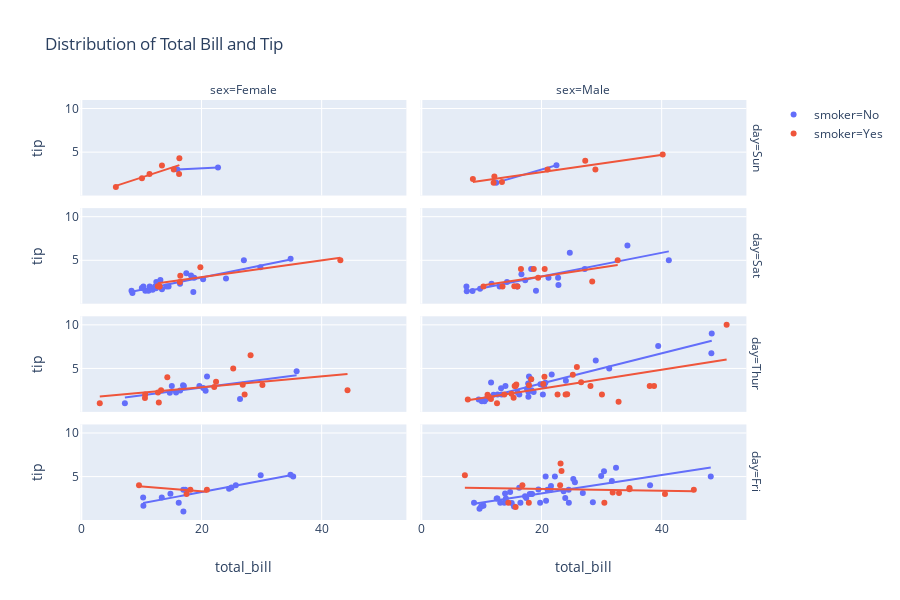

The notebook cell saved with this chart:
### Code cell
#facet for make so many plot
px.scatter(data, x='total_bill', y='tip', color='smoker', marginal_y='box', marginal_x='violin', title='Distribution of Total Bill and Tip', trendline='ols', facet_col='sex', facet_row='day')

### Figure 1 — Plotly figure (JSON) as saved in the notebook; plotly's stock layout.template omitted (floating-point values rounded to 4 significant figures)
{"data": [{"hoverlabel": {"namelength": 0}, "hovertemplate": "smoker=No<br>day=Sun<br>sex=Female<br>total_bill=%{x}<br>tip=%{y}", "legendgroup": "smoker=No", "marker": {"color": "#636efa", "symbol": "circle"}, "mode": "markers", "name": "smoker=No", "showlegend": true, "type": "scatter", "x": [16.99, 24.59, 35.26, 14.83, 10.33, 16.97, 10.29, 34.81, 25.71, 17.31, 29.85, 25, 13.39, 16.21], "xaxis": "x", "y": [1.01, 3.61, 5, 3.02, 1.67, 3.5, 2.6, 5.2, 4, 3.5, 5.14, 3.75, 2.61, 2], "yaxis": "y"}, {"hoverlabel": {"namelength": 0}, "hovertemplate": "<b>OLS trendline</b><br>tip = 0.129611 * total_bill + 0.630239<br>R<sup>2</sup>=0.720152<br><br>smoker=No<br>day=Sun<br>sex=Female<br>total_bill=%{x}<br>tip=%{y} <b>(trend)</b>", "legendgroup": "smoker=No", "marker": {"color": "#636efa", "symbol": "circle"}, "mode": "lines", "name": "smoker=No", "showlegend": false, "type": "scatter", "x": [10.29, 10.33, 13.39, 14.83, 16.21, 16.97, 16.99, 17.31, 24.59, 25, 25.71, 29.85, 34.81, 35.26], "xaxis": "x", "y": [1.964, 1.969, 2.366, 2.552, 2.731, 2.83, 2.832, 2.874, 3.817, 3.871, 3.963, 4.499, 5.142, 5.2], "yaxis": "y"}, {"hoverlabel": {"namelength": 0}, "hovertemplate": "smoker=No<br>day=Sun<br>sex=Male<br>total_bill=%{x}<br>tip=%{y}", "legendgroup": "smoker=No", "marker": {"color": "#636efa", "symbol": "circle"}, "mode": "markers", "name": "smoker=No", "showlegend": false, "type": "scatter", "x": [10.34, 21.01, 23.68, 25.29, 8.77, 26.88, 15.04, 14.78, 10.27, 15.42, 18.43, 21.58, 16.29, 17.46, 13.94, 9.68, 30.4, 18.29, 22.23, 32.4, 28.55, 18.04, 12.54, 9.94, 25.56, 19.49, 38.07, 23.95, 29.93, 14.07, 13.13, 17.26, 24.55, 19.77, 48.17, 16.49, 21.5, 12.66, 13.81, 24.52, 20.76, 31.71, 20.69], "xaxis": "x2", "y": [1.66, 3.5, 3.31, 4.71, 2, 3.12, 1.96, 3.23, 1.71, 1.57, 3, 3.92, 3.71, 2.54, 3.06, 1.32, 5.6, 3, 5, 6, 2.05, 3, 2.5, 1.56, 4.34, 3.51, 4, 2.55, 5.07, 2.5, 2, 2.74, 2, 2, 5, 2, 3.5, 2.5, 2, 3.48, 2.24, 4.5, 5], "yaxis": "y2"}, {"hoverlabel": {"namelength": 0}, "hovertemplate": "<b>OLS trendline</b><br>tip = 0.105547 * total_bill + 0.961838<br>R<sup>2</sup>=0.498942<br><br>smoker=No<br>day=Sun<br>sex=Male<br>total_bill=%{x}<br>tip=%{y} <b>(trend)</b>", "legendgroup": "smoker=No", "marker": {"color": "#636efa", "symbol": "circle"}, "mode": "lines", "name": "smoker=No", "showlegend": false, "type": "scatter", "x": [8.77, 9.68, 9.94, 10.27, 10.34, 12.54, 12.66, 13.13, 13.81, 13.94, 14.07, 14.78, 15.04, 15.42, 16.29, 16.49, 17.26, 17.46, 18.04, 18.29, 18.43, 19.49, 19.77, 20.69, 20.76, 21.01, 21.5, 21.58, 22.23, 23.68, 23.95, 24.52, 24.55, 25.29, 25.56, 26.88, 28.55, 29.93, 30.4, 31.71, 32.4, 38.07, 48.17], "xaxis": "x2", "y": [1.887, 1.984, 2.011, 2.046, 2.053, 2.285, 2.298, 2.348, 2.419, 2.433, 2.447, 2.522, 2.549, 2.589, 2.681, 2.702, 2.784, 2.805, 2.866, 2.892, 2.907, 3.019, 3.049, 3.146, 3.153, 3.179, 3.231, 3.24, 3.308, 3.461, 3.49, 3.55, 3.553, 3.631, 3.66, 3.799, 3.975, 4.121, 4.17, 4.309, 4.382, 4.98, 6.046], "yaxis": "y2"}, {"hoverlabel": {"namelength": 0}, "hovertemplate": "smoker=No<br>day=Sat<br>sex=Female<br>total_bill=%{x}<br>tip=%{y}", "legendgroup": "smoker=No", "marker": {"color": "#636efa", "symbol": "circle"}, "mode": "markers", "name": "smoker=No", "showlegend": false, "type": "scatter", "x": [20.29, 15.77, 19.65, 15.06, 20.69, 16.93, 26.41, 16.45, 17.07, 14.73, 20.92, 7.25, 35.83], "xaxis": "x3", "y": [2.75, 2.23, 3, 3, 2.45, 3.07, 1.5, 2.47, 3, 2.2, 4.08, 1, 4.67], "yaxis": "y3"}, {"hoverlabel": {"namelength": 0}, "hovertemplate": "<b>OLS trendline</b><br>tip = 0.089111 * total_bill + 1.031168<br>R<sup>2</sup>=0.388736<br><br>smoker=No<br>day=Sat<br>sex=Female<br>total_bill=%{x}<br>tip=%{y} <b>(trend)</b>", "legendgroup": "smoker=No", "marker": {"color": "#636efa", "symbol": "circle"}, "mode": "lines", "name": "smoker=No", "showlegend": false, "type": "scatter", "x": [7.25, 14.73, 15.06, 15.77, 16.45, 16.93, 17.07, 19.65, 20.29, 20.69, 20.92, 26.41, 35.83], "xaxis": "x3", "y": [1.677, 2.344, 2.373, 2.436, 2.497, 2.54, 2.552, 2.782, 2.839, 2.875, 2.895, 3.385, 4.224], "yaxis": "y3"}, {"hoverlabel": {"namelength": 0}, "hovertemplate": "smoker=No<br>day=Sat<br>sex=Male<br>total_bill=%{x}<br>tip=%{y}", "legendgroup": "smoker=No", "marker": {"color": "#636efa", "symbol": "circle"}, "mode": "markers", "name": "smoker=No", "showlegend": false, "type": "scatter", "x": [20.65, 17.92, 39.42, 19.82, 17.81, 13.37, 12.69, 21.7, 9.55, 18.35, 17.78, 24.06, 16.31, 18.69, 31.27, 16.04, 48.27, 17.59, 20.08, 20.23, 12.02, 10.51, 18.24, 14, 48.33, 20.45, 13.28, 11.61, 10.77, 10.07, 29.03, 17.82], "xaxis": "x4", "y": [3.35, 4.08, 7.58, 3.18, 2.34, 2, 2, 4.3, 1.45, 2.5, 3.27, 3.6, 2, 2.31, 5, 2.24, 6.73, 2.64, 3.15, 2.01, 1.97, 1.25, 3.76, 3, 9, 3, 2.72, 3.39, 1.47, 1.25, 5.92, 1.75], "yaxis": "y4"}, {"hoverlabel": {"namelength": 0}, "hovertemplate": "<b>OLS trendline</b><br>tip = 0.172993 * total_bill + -0.191022<br>R<sup>2</sup>=0.845538<br><br>smoker=No<br>day=Sat<br>sex=Male<br>total_bill=%{x}<br>tip=%{y} <b>(trend)</b>", "legendgroup": "smoker=No", "marker": {"color": "#636efa", "symbol": "circle"}, "mode": "lines", "name": "smoker=No", "showlegend": false, "type": "scatter", "x": [9.55, 10.07, 10.51, 10.77, 11.61, 12.02, 12.69, 13.28, 13.37, 14, 16.04, 16.31, 17.59, 17.78, 17.81, 17.82, 17.92, 18.24, 18.35, 18.69, 19.82, 20.08, 20.23, 20.45, 20.65, 21.7, 24.06, 29.03, 31.27, 39.42, 48.27, 48.33], "xaxis": "x4", "y": [1.461, 1.551, 1.627, 1.672, 1.817, 1.888, 2.004, 2.106, 2.122, 2.231, 2.584, 2.63, 2.852, 2.885, 2.89, 2.892, 2.909, 2.964, 2.983, 3.042, 3.238, 3.283, 3.309, 3.347, 3.381, 3.563, 3.971, 4.831, 5.218, 6.628, 8.159, 8.17], "yaxis": "y4"}, {"hoverlabel": {"namelength": 0}, "hovertemplate": "smoker=No<br>day=Thur<br>sex=Female<br>total_bill=%{x}<br>tip=%{y}", "legendgroup": "smoker=No", "marker": {"color": "#636efa", "symbol": "circle"}, "mode": "markers", "name": "smoker=No", "showlegend": false, "type": "scatter", "x": [10.07, 34.83, 10.65, 12.43, 24.08, 13.42, 12.48, 29.8, 14.52, 11.38, 20.27, 11.17, 12.26, 18.26, 8.51, 10.33, 14.15, 13.16, 17.47, 27.05, 16.43, 8.35, 18.64, 11.87, 18.78], "xaxis": "x5", "y": [1.83, 5.17, 1.5, 1.8, 2.92, 1.68, 2.52, 4.2, 2, 2, 2.83, 1.5, 2, 3.25, 1.25, 2, 2, 2.75, 3.5, 5, 2.3, 1.5, 1.36, 1.63, 3], "yaxis": "y5"}, {"hoverlabel": {"namelength": 0}, "hovertemplate": "<b>OLS trendline</b><br>tip = 0.140251 * total_bill + 0.213563<br>R<sup>2</sup>=0.778470<br><br>smoker=No<br>day=Thur<br>sex=Female<br>total_bill=%{x}<br>tip=%{y} <b>(trend)</b>", "legendgroup": "smoker=No", "marker": {"color": "#636efa", "symbol": "circle"}, "mode": "lines", "name": "smoker=No", "showlegend": false, "type": "scatter", "x": [8.35, 8.51, 10.07, 10.33, 10.65, 11.17, 11.38, 11.87, 12.26, 12.43, 12.48, 13.16, 13.42, 14.15, 14.52, 16.43, 17.47, 18.26, 18.64, 18.78, 20.27, 24.08, 27.05, 29.8, 34.83], "xaxis": "x5", "y": [1.385, 1.407, 1.626, 1.662, 1.707, 1.78, 1.81, 1.878, 1.933, 1.957, 1.964, 2.059, 2.096, 2.198, 2.25, 2.518, 2.664, 2.775, 2.828, 2.847, 3.056, 3.591, 4.007, 4.393, 5.099], "yaxis": "y5"}, {"hoverlabel": {"namelength": 0}, "hovertemplate": "smoker=No<br>day=Thur<br>sex=Male<br>total_bill=%{x}<br>tip=%{y}", "legendgroup": "smoker=No", "marker": {"color": "#636efa", "symbol": "circle"}, "mode": "markers", "name": "smoker=No", "showlegend": false, "type": "scatter", "x": [27.2, 22.76, 17.29, 16.66, 15.98, 13.03, 18.28, 24.71, 21.16, 11.69, 14.26, 15.95, 8.52, 22.82, 19.08, 34.3, 41.19, 9.78, 7.51, 7.56], "xaxis": "x6", "y": [4, 3, 2.71, 3.4, 2.03, 2, 4, 5.85, 3, 2.31, 2.5, 2, 1.48, 2.18, 1.5, 6.7, 5, 1.73, 2, 1.44], "yaxis": "y6"}, {"hoverlabel": {"namelength": 0}, "hovertemplate": "<b>OLS trendline</b><br>tip = 0.135616 * total_bill + 0.434439<br>R<sup>2</sup>=0.636414<br><br>smoker=No<br>day=Thur<br>sex=Male<br>total_bill=%{x}<br>tip=%{y} <b>(trend)</b>", "legendgroup": "smoker=No", "marker": {"color": "#636efa", "symbol": "circle"}, "mode": "lines", "name": "smoker=No", "showlegend": false, "type": "scatter", "x": [7.51, 7.56, 8.52, 9.78, 11.69, 13.03, 14.26, 15.95, 15.98, 16.66, 17.29, 18.28, 19.08, 21.16, 22.76, 22.82, 24.71, 27.2, 34.3, 41.19], "xaxis": "x6", "y": [1.453, 1.46, 1.59, 1.761, 2.02, 2.202, 2.368, 2.598, 2.602, 2.694, 2.779, 2.913, 3.022, 3.304, 3.521, 3.529, 3.786, 4.123, 5.086, 6.02], "yaxis": "y6"}, {"hoverlabel": {"namelength": 0}, "hovertemplate": "smoker=No<br>day=Fri<br>sex=Female<br>total_bill=%{x}<br>tip=%{y}", "legendgroup": "smoker=No", "marker": {"color": "#636efa", "symbol": "circle"}, "mode": "markers", "name": "smoker=No", "showlegend": false, "type": "scatter", "x": [22.75, 15.98], "xaxis": "x7", "y": [3.25, 3], "yaxis": "y7"}, {"hoverlabel": {"namelength": 0}, "hovertemplate": "<b>OLS trendline</b><br>tip = 0.036928 * total_bill + 2.409897<br>R<sup>2</sup>=1.000000<br><br>smoker=No<br>day=Fri<br>sex=Female<br>total_bill=%{x}<br>tip=%{y} <b>(trend)</b>", "legendgroup": "smoker=No", "marker": {"color": "#636efa", "symbol": "circle"}, "mode": "lines", "name": "smoker=No", "showlegend": false, "type": "scatter", "x": [15.98, 22.75], "xaxis": "x7", "y": [3.0, 3.25], "yaxis": "y7"}, {"hoverlabel": {"namelength": 0}, "hovertemplate": "smoker=No<br>day=Fri<br>sex=Male<br>total_bill=%{x}<br>tip=%{y}", "legendgroup": "smoker=No", "marker": {"color": "#636efa", "symbol": "circle"}, "mode": "markers", "name": "smoker=No", "showlegend": false, "type": "scatter", "x": [22.49, 12.46], "xaxis": "x8", "y": [3.5, 1.5], "yaxis": "y8"}, {"hoverlabel": {"namelength": 0}, "hovertemplate": "<b>OLS trendline</b><br>tip = 0.199402 * total_bill + -0.984546<br>R<sup>2</sup>=1.000000<br><br>smoker=No<br>day=Fri<br>sex=Male<br>total_bill=%{x}<br>tip=%{y} <b>(trend)</b>", "legendgroup": "smoker=No", "marker": {"color": "#636efa", "symbol": "circle"}, "mode": "lines", "name": "smoker=No", "showlegend": false, "type": "scatter", "x": [12.46, 22.49], "xaxis": "x8", "y": [1.5, 3.5], "yaxis": "y8"}, {"hoverlabel": {"namelength": 0}, "hovertemplate": "smoker=Yes<br>day=Sun<br>sex=Female<br>total_bill=%{x}<br>tip=%{y}", "legendgroup": "smoker=Yes", "marker": {"color": "#EF553B", "symbol": "circle"}, "mode": "markers", "name": "smoker=Yes", "showlegend": true, "type": "scatter", "x": [17.51, 9.6, 20.9, 18.15], "xaxis": "x", "y": [3, 4, 3.5, 3.5], "yaxis": "y"}, {"hoverlabel": {"namelength": 0}, "hovertemplate": "<b>OLS trendline</b><br>tip = -0.055936 * total_bill + 4.425176<br>R<sup>2</sup>=0.442451<br><br>smoker=Yes<br>day=Sun<br>sex=Female<br>total_bill=%{x}<br>tip=%{y} <b>(trend)</b>", "legendgroup": "smoker=Yes", "marker": {"color": "#EF553B", "symbol": "circle"}, "mode": "lines", "name": "smoker=Yes", "showlegend": false, "type": "scatter", "x": [9.6, 17.51, 18.15, 20.9], "xaxis": "x", "y": [3.888, 3.446, 3.41, 3.256], "yaxis": "y"}, {"hoverlabel": {"namelength": 0}, "hovertemplate": "smoker=Yes<br>day=Sun<br>sex=Male<br>total_bill=%{x}<br>tip=%{y}", "legendgroup": "smoker=Yes", "marker": {"color": "#EF553B", "symbol": "circle"}, "mode": "markers", "name": "smoker=Yes", "showlegend": false, "type": "scatter", "x": [7.25, 31.85, 16.82, 32.9, 17.89, 14.48, 34.63, 34.65, 23.33, 45.35, 23.17, 40.55, 30.46, 23.1, 15.69], "xaxis": "x2", "y": [5.15, 3.18, 4, 3.11, 2, 2, 3.55, 3.68, 5.65, 3.5, 6.5, 3, 2, 4, 1.5], "yaxis": "y2"}, {"hoverlabel": {"namelength": 0}, "hovertemplate": "<b>OLS trendline</b><br>tip = -0.011073 * total_bill + 3.810792<br>R<sup>2</sup>=0.006979<br><br>smoker=Yes<br>day=Sun<br>sex=Male<br>total_bill=%{x}<br>tip=%{y} <b>(trend)</b>", "legendgroup": "smoker=Yes", "marker": {"color": "#EF553B", "symbol": "circle"}, "mode": "lines", "name": "smoker=Yes", "showlegend": false, "type": "scatter", "x": [7.25, 14.48, 15.69, 16.82, 17.89, 23.1, 23.17, 23.33, 30.46, 31.85, 32.9, 34.63, 34.65, 40.55, 45.35], "xaxis": "x2", "y": [3.731, 3.65, 3.637, 3.625, 3.613, 3.555, 3.554, 3.552, 3.474, 3.458, 3.446, 3.427, 3.427, 3.362, 3.309], "yaxis": "y2"}, {"hoverlabel": {"namelength": 0}, "hovertemplate": "smoker=Yes<br>day=Sat<br>sex=Female<br>total_bill=%{x}<br>tip=%{y}", "legendgroup": "smoker=Yes", "marker": {"color": "#EF553B", "symbol": "circle"}, "mode": "markers", "name": "smoker=Yes", "showlegend": false, "type": "scatter", "x": [3.07, 26.86, 25.28, 44.3, 22.42, 14.31, 10.59, 10.63, 12.76, 13.27, 28.17, 12.9, 30.14, 22.12, 27.18], "xaxis": "x3", "y": [1, 3.14, 5, 2.5, 3.48, 4, 1.61, 2, 2.23, 2.5, 6.5, 1.1, 3.09, 2.88, 2], "yaxis": "y3"}, {"hoverlabel": {"namelength": 0}, "hovertemplate": "<b>OLS trendline</b><br>tip = 0.062483 * total_bill + 1.602342<br>R<sup>2</sup>=0.201000<br><br>smoker=Yes<br>day=Sat<br>sex=Female<br>total_bill=%{x}<br>tip=%{y} <b>(trend)</b>", "legendgroup": "smoker=Yes", "marker": {"color": "#EF553B", "symbol": "circle"}, "mode": "lines", "name": "smoker=Yes", "showlegend": false, "type": "scatter", "x": [3.07, 10.59, 10.63, 12.76, 12.9, 13.27, 14.31, 22.12, 22.42, 25.28, 26.86, 27.18, 28.17, 30.14, 44.3], "xaxis": "x3", "y": [1.794, 2.264, 2.267, 2.4, 2.408, 2.431, 2.496, 2.984, 3.003, 3.182, 3.281, 3.301, 3.362, 3.486, 4.37], "yaxis": "y3"}, {"hoverlabel": {"namelength": 0}, "hovertemplate": "smoker=Yes<br>day=Sat<br>sex=Male<br>total_bill=%{x}<br>tip=%{y}", "legendgroup": "smoker=Yes", "marker": {"color": "#EF553B", "symbol": "circle"}, "mode": "markers", "name": "smoker=Yes", "showlegend": false, "type": "scatter", "x": [38.01, 11.24, 20.29, 13.81, 11.02, 18.29, 15.01, 17.92, 15.36, 20.49, 25.21, 50.81, 15.81, 26.59, 38.73, 24.27, 30.06, 25.89, 28.15, 11.59, 7.74, 24.01, 15.69, 15.53, 12.6, 32.83, 22.67], "xaxis": "x4", "y": [3, 1.76, 3.21, 2, 1.98, 3.76, 2.09, 3.08, 1.64, 4.06, 4.29, 10, 3.16, 3.41, 3, 2.03, 2, 5.16, 3, 1.5, 1.44, 2, 3, 3, 1, 1.17, 2], "yaxis": "y4"}, {"hoverlabel": {"namelength": 0}, "hovertemplate": "<b>OLS trendline</b><br>tip = 0.108526 * total_bill + 0.509292<br>R<sup>2</sup>=0.386160<br><br>smoker=Yes<br>day=Sat<br>sex=Male<br>total_bill=%{x}<br>tip=%{y} <b>(trend)</b>", "legendgroup": "smoker=Yes", "marker": {"color": "#EF553B", "symbol": "circle"}, "mode": "lines", "name": "smoker=Yes", "showlegend": false, "type": "scatter", "x": [7.74, 11.02, 11.24, 11.59, 12.6, 13.81, 15.01, 15.36, 15.53, 15.69, 15.81, 17.92, 18.29, 20.29, 20.49, 22.67, 24.01, 24.27, 25.21, 25.89, 26.59, 28.15, 30.06, 32.83, 38.01, 38.73, 50.81], "xaxis": "x4", "y": [1.349, 1.705, 1.729, 1.767, 1.877, 2.008, 2.138, 2.176, 2.195, 2.212, 2.225, 2.454, 2.494, 2.711, 2.733, 2.97, 3.115, 3.143, 3.245, 3.319, 3.395, 3.564, 3.772, 4.072, 4.634, 4.713, 6.023], "yaxis": "y4"}, {"hoverlabel": {"namelength": 0}, "hovertemplate": "smoker=Yes<br>day=Thur<br>sex=Female<br>total_bill=%{x}<br>tip=%{y}", "legendgroup": "smoker=Yes", "marker": {"color": "#EF553B", "symbol": "circle"}, "mode": "markers", "name": "smoker=Yes", "showlegend": false, "type": "scatter", "x": [19.81, 43.11, 13, 12.74, 13, 16.4, 16.47], "xaxis": "x5", "y": [4.19, 5, 2, 2.01, 2, 2.5, 3.23], "yaxis": "y5"}, {"hoverlabel": {"namelength": 0}, "hovertemplate": "<b>OLS trendline</b><br>tip = 0.096485 * total_bill + 1.135698<br>R<sup>2</sup>=0.755546<br><br>smoker=Yes<br>day=Thur<br>sex=Female<br>total_bill=%{x}<br>tip=%{y} <b>(trend)</b>", "legendgroup": "smoker=Yes", "marker": {"color": "#EF553B", "symbol": "circle"}, "mode": "lines", "name": "smoker=Yes", "showlegend": false, "type": "scatter", "x": [12.74, 13, 13, 16.4, 16.47, 19.81, 43.11], "xaxis": "x5", "y": [2.365, 2.39, 2.39, 2.718, 2.725, 3.047, 5.295], "yaxis": "y5"}, {"hoverlabel": {"namelength": 0}, "hovertemplate": "smoker=Yes<br>day=Thur<br>sex=Male<br>total_bill=%{x}<br>tip=%{y}", "legendgroup": "smoker=Yes", "marker": {"color": "#EF553B", "symbol": "circle"}, "mode": "markers", "name": "smoker=Yes", "showlegend": false, "type": "scatter", "x": [19.44, 32.68, 16, 28.44, 15.48, 16.58, 10.34, 13.51, 18.71, 20.53], "xaxis": "x6", "y": [3, 5, 2, 2.56, 2.02, 4, 2, 2, 4, 4], "yaxis": "y6"}, {"hoverlabel": {"namelength": 0}, "hovertemplate": "<b>OLS trendline</b><br>tip = 0.103480 * total_bill + 1.074176<br>R<sup>2</sup>=0.395733<br><br>smoker=Yes<br>day=Thur<br>sex=Male<br>total_bill=%{x}<br>tip=%{y} <b>(trend)</b>", "legendgroup": "smoker=Yes", "marker": {"color": "#EF553B", "symbol": "circle"}, "mode": "lines", "name": "smoker=Yes", "showlegend": false, "type": "scatter", "x": [10.34, 13.51, 15.48, 16, 16.58, 18.71, 19.44, 20.53, 28.44, 32.68], "xaxis": "x6", "y": [2.144, 2.472, 2.676, 2.73, 2.79, 3.01, 3.086, 3.199, 4.017, 4.456], "yaxis": "y6"}, {"hoverlabel": {"namelength": 0}, "hovertemplate": "smoker=Yes<br>day=Fri<br>sex=Female<br>total_bill=%{x}<br>tip=%{y}", "legendgroup": "smoker=Yes", "marker": {"color": "#EF553B", "symbol": "circle"}, "mode": "markers", "name": "smoker=Yes", "showlegend": false, "type": "scatter", "x": [5.75, 16.32, 11.35, 15.38, 13.42, 16.27, 10.09], "xaxis": "x7", "y": [1, 4.3, 2.5, 3, 3.48, 2.5, 2], "yaxis": "y7"}, {"hoverlabel": {"namelength": 0}, "hovertemplate": "<b>OLS trendline</b><br>tip = 0.224931 * total_bill + -0.163488<br>R<sup>2</sup>=0.681528<br><br>smoker=Yes<br>day=Fri<br>sex=Female<br>total_bill=%{x}<br>tip=%{y} <b>(trend)</b>", "legendgroup": "smoker=Yes", "marker": {"color": "#EF553B", "symbol": "circle"}, "mode": "lines", "name": "smoker=Yes", "showlegend": false, "type": "scatter", "x": [5.75, 10.09, 11.35, 13.42, 15.38, 16.27, 16.32], "xaxis": "x7", "y": [1.13, 2.106, 2.389, 2.855, 3.296, 3.496, 3.507], "yaxis": "y7"}, {"hoverlabel": {"namelength": 0}, "hovertemplate": "smoker=Yes<br>day=Fri<br>sex=Male<br>total_bill=%{x}<br>tip=%{y}", "legendgroup": "smoker=Yes", "marker": {"color": "#EF553B", "symbol": "circle"}, "mode": "markers", "name": "smoker=Yes", "showlegend": false, "type": "scatter", "x": [28.97, 40.17, 27.28, 12.03, 21.01, 12.16, 8.58, 13.42], "xaxis": "x8", "y": [3, 4.73, 4, 1.5, 3, 2.2, 1.92, 1.58], "yaxis": "y8"}, {"hoverlabel": {"namelength": 0}, "hovertemplate": "<b>OLS trendline</b><br>tip = 0.099020 * total_bill + 0.716053<br>R<sup>2</sup>=0.862542<br><br>smoker=Yes<br>day=Fri<br>sex=Male<br>total_bill=%{x}<br>tip=%{y} <b>(trend)</b>", "legendgroup": "smoker=Yes", "marker": {"color": "#EF553B", "symbol": "circle"}, "mode": "lines", "name": "smoker=Yes", "showlegend": false, "type": "scatter", "x": [8.58, 12.03, 12.16, 13.42, 21.01, 27.28, 28.97, 40.17], "xaxis": "x8", "y": [1.566, 1.907, 1.92, 2.045, 2.796, 3.417, 3.585, 4.694], "yaxis": "y8"}], "layout": {"annotations": [{"font": {}, "showarrow": false, "text": "sex=Female", "x": 0.24, "xanchor": "center", "xref": "paper", "y": 1, "yanchor": "bottom", "yref": "paper"}, {"font": {}, "showarrow": false, "text": "sex=Male", "x": 0.74, "xanchor": "center", "xref": "paper", "y": 1, "yanchor": "bottom", "yref": "paper"}, {"font": {}, "showarrow": false, "text": "day=Fri", "textangle": 90, "x": 0.98, "xanchor": "left", "xref": "paper", "y": 0.1138, "yanchor": "middle", "yref": "paper"}, {"font": {}, "showarrow": false, "text": "day=Thur", "textangle": 90, "x": 0.98, "xanchor": "left", "xref": "paper", "y": 0.3712, "yanchor": "middle", "yref": "paper"}, {"font": {}, "showarrow": false, "text": "day=Sat", "textangle": 90, "x": 0.98, "xanchor": "left", "xref": "paper", "y": 0.6288, "yanchor": "middle", "yref": "paper"}, {"font": {}, "showarrow": false, "text": "day=Sun", "textangle": 90, "x": 0.98, "xanchor": "left", "xref": "paper", "y": 0.8862, "yanchor": "middle", "yref": "paper"}], "height": 600, "legend": {"tracegroupgap": 0}, "title": {"text": "Distribution of Total Bill and Tip"}, "xaxis": {"anchor": "y", "domain": [0, 0.48], "title": {"text": "total_bill"}}, "xaxis2": {"anchor": "y2", "domain": [0.5, 0.98], "matches": "x", "title": {"text": "total_bill"}}, "xaxis3": {"anchor": "y3", "domain": [0, 0.48], "matches": "x", "showticklabels": false}, "xaxis4": {"anchor": "y4", "domain": [0.5, 0.98], "matches": "x", "showticklabels": false}, "xaxis5": {"anchor": "y5", "domain": [0, 0.48], "matches": "x", "showticklabels": false}, "xaxis6": {"anchor": "y6", "domain": [0.5, 0.98], "matches": "x", "showticklabels": false}, "xaxis7": {"anchor": "y7", "domain": [0, 0.48], "matches": "x", "showticklabels": false}, "xaxis8": {"anchor": "y8", "domain": [0.5, 0.98], "matches": "x", "showticklabels": false}, "yaxis": {"anchor": "x", "domain": [0, 0.2275], "title": {"text": "tip"}}, "yaxis2": {"anchor": "x2", "domain": [0, 0.2275], "matches": "y", "showticklabels": false}, "yaxis3": {"anchor": "x3", "domain": [0.2575, 0.485], "matches": "y", "title": {"text": "tip"}}, "yaxis4": {"anchor": "x4", "domain": [0.2575, 0.485], "matches": "y", "showticklabels": false}, "yaxis5": {"anchor": "x5", "domain": [0.515, 0.7425], "matches": "y", "title": {"text": "tip"}}, "yaxis6": {"anchor": "x6", "domain": [0.515, 0.7425], "matches": "y", "showticklabels": false}, "yaxis7": {"anchor": "x7", "domain": [0.7725, 1], "matches": "y", "title": {"text": "tip"}}, "yaxis8": {"anchor": "x8", "domain": [0.7725, 1], "matches": "y", "showticklabels": false}}}
